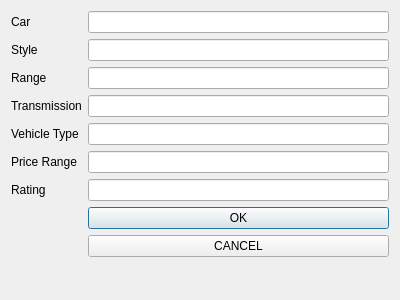
<?xml version="1.0" encoding="UTF-8"?>
<ui version="4.0">
 <class>Dialog</class>
 <widget class="QDialog" name="Dialog">
  <property name="geometry">
   <rect>
    <x>0</x>
    <y>0</y>
    <width>400</width>
    <height>300</height>
   </rect>
  </property>
  <property name="windowTitle">
   <string>Dialog</string>
  </property>
  <layout class="QFormLayout" name="formLayout">
   <item row="0" column="0">
    <widget class="QLabel" name="label">
     <property name="text">
      <string>Car</string>
     </property>
    </widget>
   </item>
   <item row="1" column="0">
    <widget class="QLabel" name="label_2">
     <property name="text">
      <string>Style</string>
     </property>
    </widget>
   </item>
   <item row="2" column="0">
    <widget class="QLabel" name="label_3">
     <property name="text">
      <string>Range</string>
     </property>
    </widget>
   </item>
   <item row="3" column="0">
    <widget class="QLabel" name="label_4">
     <property name="text">
      <string>Transmission</string>
     </property>
    </widget>
   </item>
   <item row="6" column="0">
    <widget class="QLabel" name="label_5">
     <property name="text">
      <string>Rating</string>
     </property>
    </widget>
   </item>
   <item row="5" column="0">
    <widget class="QLabel" name="label_6">
     <property name="text">
      <string>Price Range</string>
     </property>
    </widget>
   </item>
   <item row="4" column="0">
    <widget class="QLabel" name="label_7">
     <property name="text">
      <string>Vehicle Type</string>
     </property>
    </widget>
   </item>
   <item row="0" column="1">
    <widget class="QLineEdit" name="CarlineEdit"/>
   </item>
   <item row="1" column="1">
    <widget class="QLineEdit" name="StylelineEdit"/>
   </item>
   <item row="2" column="1">
    <widget class="QLineEdit" name="RangelineEdit"/>
   </item>
   <item row="4" column="1">
    <widget class="QLineEdit" name="VehicleTypelineEdit"/>
   </item>
   <item row="5" column="1">
    <widget class="QLineEdit" name="PriceRangelineEdit"/>
   </item>
   <item row="6" column="1">
    <widget class="QLineEdit" name="RatinglineEdit"/>
   </item>
   <item row="7" column="1">
    <widget class="QPushButton" name="OkButton">
     <property name="text">
      <string>OK</string>
     </property>
    </widget>
   </item>
   <item row="8" column="1">
    <widget class="QPushButton" name="CancelButton">
     <property name="text">
      <string>CANCEL</string>
     </property>
    </widget>
   </item>
   <item row="3" column="1">
    <widget class="QLineEdit" name="TransmissionlineEdit"/>
   </item>
  </layout>
 </widget>
 <resources/>
 <connections/>
</ui>
